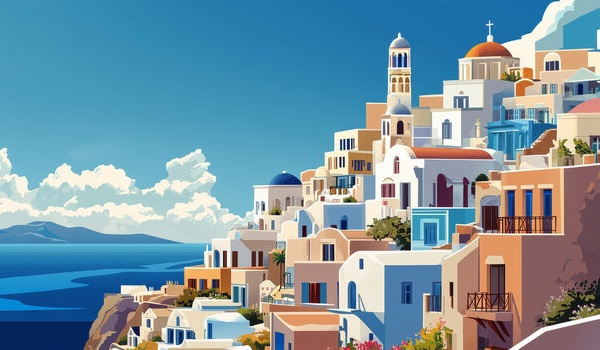
%> input picture imag.jpg, 600 x 350 px
$ octave imgspec.m   (GNU Octave 9; MATLAB toolbox functions it lacks are replaced by stand-ins)
%> lines starting %> are read from the running program, lines starting %| are printed output that depends on the picture
img = imread('imag.jpg');
%> img is the input picture: size 350x600x3 uint8; mean R, G, B 119.6, 149.5, 162.5
if size(img, 3) == 3
    img = rgb2gray(img);
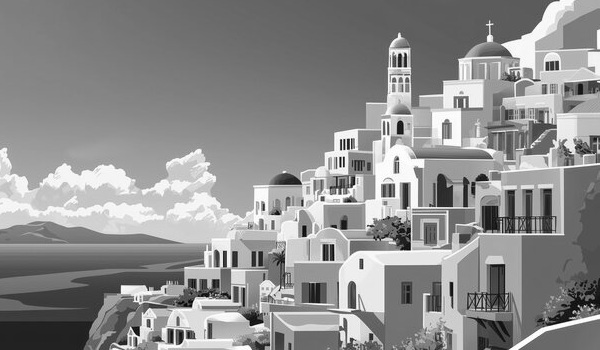
%> img: size 350x600 uint8; min 1, max 255, mean 142
end
img = double(img);
%> img: size 350x600 double

f_transform = fftshift(fft2(img));

mag_spectrum = abs(f_transform);
phase_spectrum = angle(f_transform);
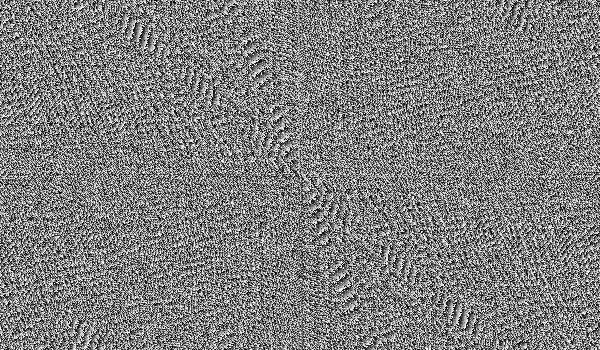
%> phase_spectrum: size 350x600 double; min -3.14, max 3.14, mean 2.99e-05; drawn with min black and max white

reconstructed_complex = mag_spectrum .* exp(1i * phase_spectrum);

reconstructed_img = ifft2(ifftshift(reconstructed_complex));
reconstructed_img = real(reconstructed_img);

figure;
subplot(2,2,1); imshow(uint8(img)); title('Original Image');
subplot(2,2,2); imshow(log(1 + mag_spectrum), []); title('Magnitude Spectrum (Log Scale)');
%> after `imshow(log(1 + mag_spectrum), [])`:
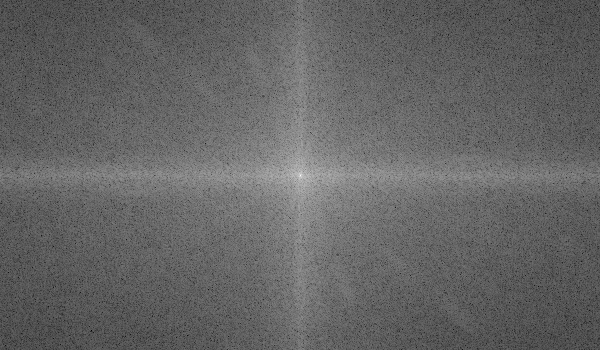
%> displayed picture: size 350x600, on the screen's scale of 0 to 255; min 0, max 255, mean 100.2
subplot(2,2,3); imshow(phase_spectrum, []); title('Phase Spectrum');
subplot(2,2,4); imshow(uint8(reconstructed_img)); title('Reconstructed Image');
